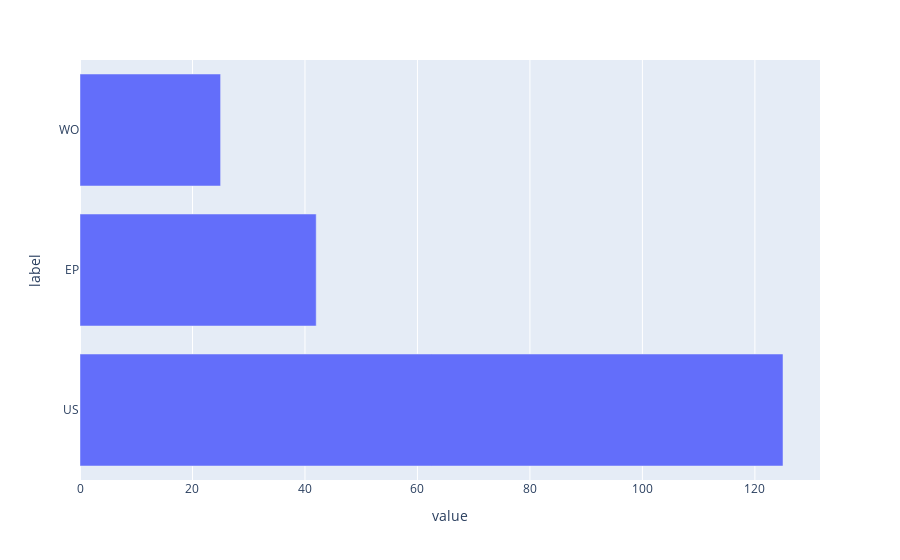

Notebook cell for this chart:
### Code cell
plotly_barplot_chart(test, fig_size=(8, 5))

### Figure 1 — Plotly figure (JSON) as saved in the notebook; plotly's stock layout.template omitted (floating-point values rounded to 4 significant figures)
{"data": [{"alignmentgroup": "True", "hovertemplate": "value=%{x}<br>label=%{y}<extra></extra>", "legendgroup": "", "marker": {"color": "#636efa", "pattern": {"shape": ""}}, "name": "", "offsetgroup": "", "orientation": "h", "showlegend": false, "textposition": "auto", "type": "bar", "x": [125, 42, 25], "xaxis": "x", "y": ["US", "EP", "WO"], "yaxis": "y"}], "layout": {"barmode": "relative", "legend": {"tracegroupgap": 0}, "margin": {"t": 60}, "xaxis": {"anchor": "y", "domain": [0, 1], "title": {"text": "value"}}, "yaxis": {"anchor": "x", "domain": [0, 1], "title": {"text": "label"}}}}
